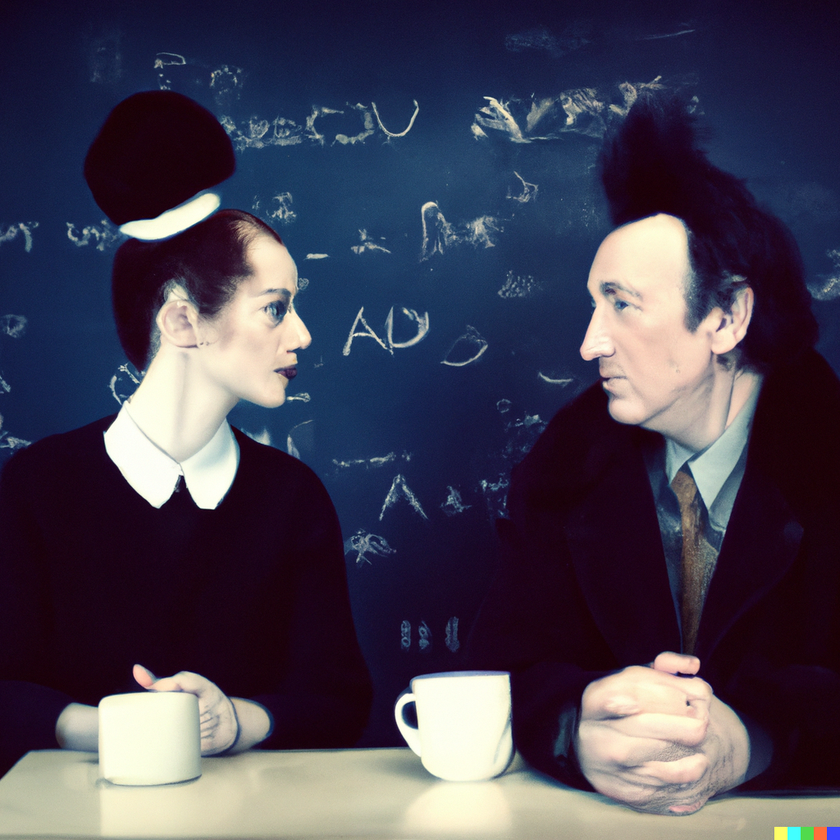
#> input picture Activity_week_6/Actividad-5_Repaso/img/DALL·E 2022-10-22 12.56.40.png, 840 x 840 px, shrunk from 1024 x 1024 before the run
$ jupyter execute --allow-errors Reduccion_dimensiones.ipynb
#> lines starting #> are read from the running program, lines starting #| are printed output that depends on the picture
# Actividad Semanal 5

## TC4029 Ciencia y analítica de datos (Gpo 10)
### Alumno: Armando Bringas Corpus (A01200230)
### Profesores: Dra. María de la Paz Rico Fernández, Mtra. Victoria Guerrero Orozco
### Fecha: 25 de octubre de 2022

# Bienvenido al notebook
# Repaso de Reducción de dimensiones
El objetivo es que entendamos de una manera visual, que es lo que pasa cuando nosotros seleccionamos cierto número de componentes principales o % de variabilidad  de una base de datos.

Primero entenderemos, que pasa adentro de PCA que se basa en lo siguiente a grandes razgos:

**Análisis de Componentes Principales**

El análisis de datos multivariados involucra determinar transformaciones lineales que ayuden
a entender las relaciones entre las características importantes de los datos. La idea central del Análisis de Componentes Principales (PCA) es reducir las dimensiones de un conjunto de datos que presenta variaciones correlacionadas, reteniendo una buena proporción de la variación presente en dicho conjunto. Esto se logra obteniendo la transformación a un nuevo conjunto de variables: los componentes principales (PC). Cada PC es una combinación lineal con máxima varianza en dirección ortogonal a los demás PC.

Para entender un poco más de PCA y SVD, visita el siguiente link:
*Truco: Prueba entrar con tu cuenta del tec :)*

https://towardsdatascience.com/pca-and-svd-explained-with-numpy-5d13b0d2a4d8

Basicamente, vamos a seguir los siguientes pasos:

1. Obtener la covarianza. OJO: X tiene sus datos centrados :)

2. Los componentes principales se van a obtener de la eigen descomposicion de la matriz de covarianza.

3. Para la reducción de dimensiones vamos a seleccionar k vectores de W y proyectaremos nuestros datos.

# Ejercicio 1, Descomposición y composición
***Descomposición***

Encuentra los eigenvalores y eigenvectores de las siguientes matrices

$A = \begin{pmatrix} 3,0,2 \\ 3,0,-2 \\ 0,1,1 \end{pmatrix}$
$A2 = \begin{pmatrix} 1,3,8 \\ 2,0,0 \\ 0,0,1 \end{pmatrix}$
$A3 = \begin{pmatrix} 5,4,0 \\ 1,0,1 \\ 10,7,1 \end{pmatrix}$

y reconstruye la matriz original a traves de las matrices
$WDW^{-1}$ (OJO. Esto es lo mismo de la ecuación del paso 2 solo le cambiamos la variable a la matriz diagonal)

# Eigenvalores y eigenvectores

[cell 1]
###-----------------EJEMPLO DE EIGENVALORES
import numpy as np
from numpy import array
from numpy.linalg import eig

# define la matriz
A = array([[1, 2, 3], [4, 5, 6], [7, 8, 9]])
print("-------Matriz original-------")
print(A)

# Cálculo de la eigendescomposición
print("-------Eigen valores y Eigen vectores-------")
values, vectors = eig(A)
print(values) #D
print(vectors) #W

#Ejemplo de reconstrucción
values, vectors = np.linalg.eig(A)
W = vectors
Winv = np.linalg.inv(W)
D = np.diag(values)

#la matriz B tiene que dar igual a A
#reconstruye la matriz
print("-------Matriz reconstruida-------")
# Realiza la reconstruccion de B=W*D*Winv, te da lo mismo de A?
#ojo, estas multiplicando matrices, no escalares ;)
#TU CODIGO AQUI-------------------------------------
B=W.dot(D).dot(Winv)
print(B)
print("-----------------------------")

Matriz 1
$$
A = \begin{pmatrix} 3,0,2 \\ 3,0,-2 \\ 0,1,1 \end{pmatrix}
$$

[cell 2]
#Matriz 1

# define la matriz
A = array([[3, 0, 2], [3, 0, -2], [0, 1, 1]])
print("-------Matriz original-------")
print(A)

# Cálculo de la eigendescomposición
print("-------Eigen valores y Eigen vectores-------")
values, vectors = eig(A)
print(values) #D
print(vectors) #W

# Reconstrucción de la matriz
values, vectors = np.linalg.eig(A)
W = vectors
Winv = np.linalg.inv(W)
D = np.diag(values)
print("-------Matriz reconstruida-------")
B=np.real(np.rint(W.dot(D).dot(Winv)))
print(B)
print("-----------------------------")

Matriz 2

$$
A2 = \begin{pmatrix} 1,3,8 \\ 2,0,0 \\ 0,0,1 \end{pmatrix}
$$

[cell 3]
#Matriz 2

# define la matriz
A2 = array([[1, 3, 8], [2, 0, 0], [0, 0, 1]])
print("-------Matriz original-------")
print(A2)
print("-----------------------------")

# Cálculo de la eigendescomposición
print("-------Eigen valores y Eigen vectores-------")
values, vectors = eig(A2)
print(values) #D
print(vectors) #W

# Reconstrucción de la matriz
values, vectors = np.linalg.eig(A2)
W = vectors
Winv = np.linalg.inv(W)
D = np.diag(values)
print("-------Matriz reconstruida-------")
B2=np.real(np.rint(W.dot(D).dot(Winv)))
print(B2)
print("-----------------------------")

Matriz 3

$$
A3 = \begin{pmatrix} 5,4,0 \\ 1,0,1 \\ 10,7,1 \end{pmatrix}
$$

[cell 4]
#Matriz 3

# define la matriz
A3 = array([[5, 4, 0], [1, 0, 1], [10, 7, 1]])
print("-------Matriz original-------")
print(A3)
print("-----------------------------")

# calcula la eigendescomposición
values, vectors = eig(A3)
print(values) #D
print(vectors) #W

# Reconstrucción de la matriz
values, vectors = np.linalg.eig(A3)
W = vectors
Winv = np.linalg.inv(W)
D = np.diag(values)
print("-------Matriz reconstruida-------")
B3=np.real(np.rint(W.dot(D).dot(Winv)))
print(B3)
print("-----------------------------")

**¿Qué significa  reducir dimensiones?**

Esto será cuando proyectemos a ese espacio de los componentes principales pero no los seleccionemos todos, solo los más importantes y viajemos de regreso a nuestras unidades a través de una proyección.

Es decir:
Unidades-PC
PC-Unidades

Veamoslo gráficamente, ¿qué pasa con esa selección de los PCs y su efecto?.

Para ello usaremos Singular Value Descomposition (SVD).

# Singular Value Descomposition(SVD)

Es otra descomposición que tambien nos ayudara a reducir dimensiones.

#Ejercicio 2
Juega con Lucy, una cisne, ayudala a encontrar cuantos valores singulares necesita para no perder calidad a través de SVD. Posteriormente usa 3 imágenes de tu preferencia y realiza la misma acción :D

A esto se le llama **compresión de imagenes** :o

[cell 5]
from six.moves import urllib
from PIL import Image
import matplotlib.pyplot as plt
import numpy as np

plt.style.use('classic')
#> (the rest of this cell did not finish here and is left out)

#> (a cell that did not finish here is left out)

#> (a cell that did not finish here is left out)

#> (a cell that did not finish here is left out)

[cell 9]
#Cuantos valores crees que son necesarios?
#A=U*D*V
#aqui los elegiremos---------------------------
# por las dimensiones de este caso en particular
#iremos de 0-660, siendo 660 como normalmente están los datos
#con 50 podemos observar que Lucy se ve casi igual, es decir conservamos aquello que en
# realidad estaba aportando a la imagen en este caso :D por medio de la variabilidad
#juega con el valor nvalue y ve que pasa con otros valores
nvalue = 50
#------------------------------
#> (the rest of this cell did not finish here and is left out)

¡Ahora es tu turno!, comprime 3 imagenes

**Imagen 1**

Generada a través de DALL·E con la descripción: "Albert Camus and Hannah Arendt in 2077 having coffee and a depth discussion about existentialism, absurdism and the human condition".

[Link a la imagen](https://labs.openai.com/s/VssPErI5m5XG2JODP24CVRBt)

[cell 10]
#imagen 1

# Procesamiento de la imagen, conversión a escala de grises y a una matriz de numpy
img = Image.open('img/DALL·E 2022-10-22 12.56.40.png')
#> img is the input picture: PIL image 840x840 RGB; mean R, G, B 71.4, 66.7, 83.4
imggray = img.convert('LA')
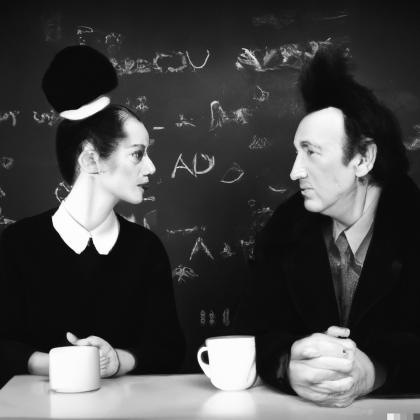
#> imggray: PIL image 840x840 LA (shown at 1/2 size); mean R, G, B, A 70, 70, 70, 255
imgmat = np.array(list(imggray.getdata(band=0)),float)

# Matriz de la imagen
print(imgmat)
#> (printed output is left out)

# Ploteo de la imagen
imgmat.shape = (imggray.size[1],imggray.size[0])
plt.style.use('classic')
plt.imshow(imgmat,cmap='gray')
plt.show()
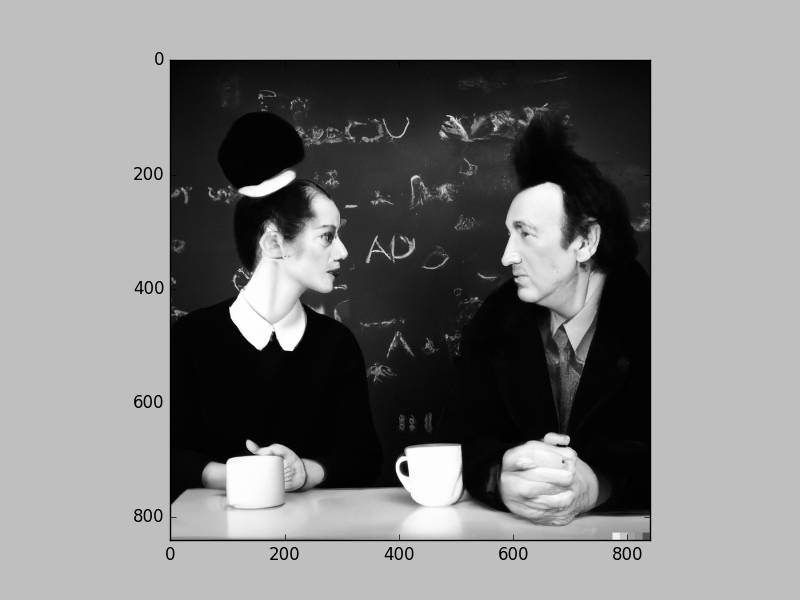
#> figure drawn by matplotlib, 1 panel
print(img)
#| <PIL.PngImagePlugin.PngImageFile image mode=RGB size=840x840 at 0x7F9233F5D7D0>

# Computación del SVD,
U,D,V = np.linalg.svd(imgmat)
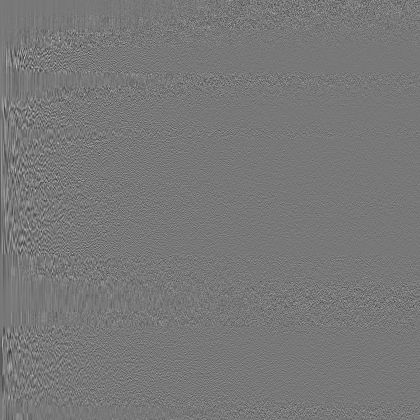
#> U: shape (840, 840) float64 (shown at 1/2 size); min -0.193, max 0.215, mean -1.26e-05; drawn with min black and max white
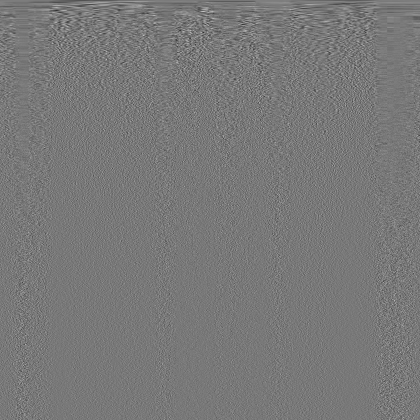
#> V: shape (840, 840) float64 (shown at 1/2 size); min -0.196, max 0.218, mean -2.61e-05; drawn with min black and max white
#> D = 840 values, max 76790 at index 0, min 0.0184 at index 839, mean 442.7

# Descripción de parámetros de la imagen
print(imgmat.shape)
#| (840, 840)
print(U.shape)
#| (840, 840)
print(V.shape)
#| (840, 840)

# Factor de aproximación de 'n' a 'U, V'
nvalue = 70

# Reconstrucción de la imagen y ploteo de la imagen reconstruida
reconstimg = np.matrix(U[:,:nvalue])*np.diag(D[:nvalue])*np.matrix(V[:nvalue,:])
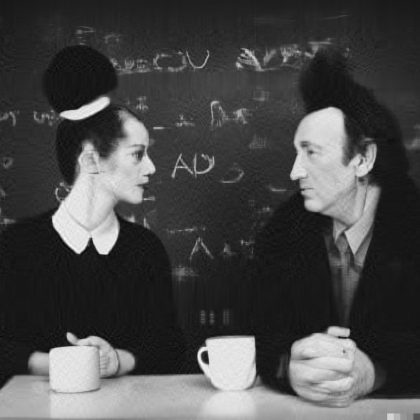
#> reconstimg: shape (840, 840) float64 (shown at 1/2 size); min -16.35, max 284.3, mean 70; drawn with min black and max white
plt.title(f'n = {nvalue}')
plt.imshow(reconstimg,cmap='gray')
plt.show()

Con n = 70 la imagen comprimida es se aproxima a la imagen original

**Imagen 2**

[La propaganda de Rodchenko](https://historia-arte.com/obras/la-propaganda-de-rodchenko)

#> (a cell that did not finish here is left out)

Con n = 100 la imagen comprimida es se aproxima a la imagen original

**Imagen 3**

[Beso V de Roy Lichenstein](https://historia-arte.com/obras/beso-v-de-roy-lichtenstein)

#> (a cell that did not finish here is left out)

Con n = 100 la imagen comprimida es se aproxima a la imagen original

# Ejercicio 3

**Feature importances**

Para este ejercicio, te pediremos que sigas el tutorial de la siguiente pagina:

https://towardsdatascience.com/pca-clearly-explained-how-when-why-to-use-it-and-feature-importance-a-guide-in-python-7c274582c37e

**Importación de Librerías**

[cell 13]
import numpy as np
import matplotlib.pyplot as plt
from sklearn import datasets
from sklearn.decomposition import PCA
import pandas as pd
from sklearn.preprocessing import StandardScaler
plt.style.use('ggplot')

**Modelo PCA con el dataset de Iris**

[cell 14]
# Cargado de los datos
iris = datasets.load_iris()
X = iris.data
y = iris.target

# Normalización de los datos por Z-score
scaler = StandardScaler()
scaler.fit(X)
X = scaler.transform(X)

# Modelo de PCA
pca = PCA(n_components=2) # Estimado considerando 2 PCs
X_new = pca.fit_transform(X) # Proyección de los datos originales en el espacio del PCA

**Plot de los datos antes y después de PCA**

[cell 15]
# Ploteo de los datos antes y después de transformarlos por el modelo de PCA
fig, axes = plt.subplots(1,2)
axes[0].scatter(X[:,0], X[:,1], c=y)
axes[0].set_xlabel('x1')
axes[0].set_ylabel('x2')
axes[0].set_title('Antes PCA')
axes[1].scatter(X_new[:,0], X_new[:,1], c=y)
axes[1].set_xlabel('PC1')
axes[1].set_ylabel('PC2')
axes[1].set_title('Después PCA')
plt.show()
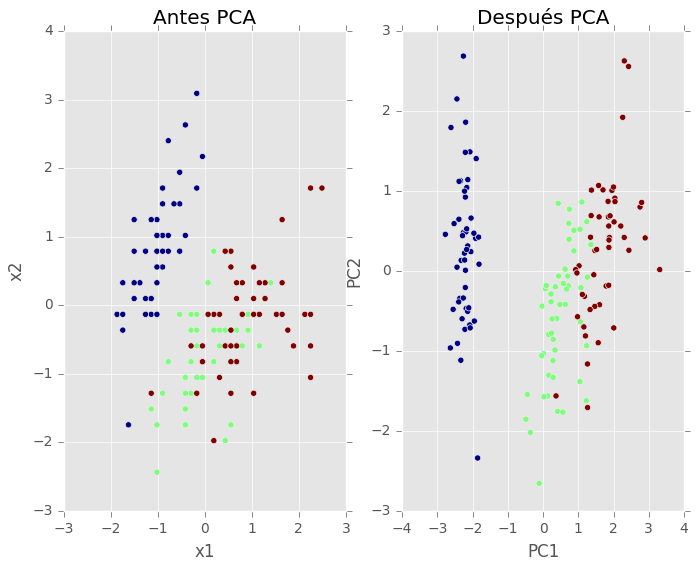
#> figure drawn by matplotlib, 2 panels

**Varianza de PC1 y PC2**

[cell 16]
print(pca.explained_variance_ratio_)

Podemos observar que el PC1 explica el 73% de la varianza y PC2 el 22%, juntos explican el 95% de la varianza total

**Prueba de máxima varianza**

Esta prueba demuestra que los eigenvalores de la matriz de covarianza original es igual que la varianza del espacio reducido

[cell 17]
np.cov(X_new.T)

[cell 18]
pca.explained_variance_

Por lo tanto podemos observar se los datos de la diagonal de la matriz de covarianza son los mismos que los eigenvalores del modelo de PCA

**Features Importance**

Ahora se procede a obtener los componentes más importantes

[cell 19]
print(abs( pca.components_ ))

Podemos observar que los componentes 1, 3 y 4 son los más importantes para el PC1. De igual manera los componentes 1 y 2 son los más importantes para el PC2.

**Bi-plot**

Nos ayuda a tener una mejor visualización del PCA

[cell 20]
def biplot(score, coeff , y):
    '''
    Author: Serafeim Loukas, serafeim.loukas@epfl.ch
    Inputs:
       score: the projected data
       coeff: the eigenvectors (PCs)
       y: the class labels
   '''
    xs = score[:,0] # projection on PC1
    ys = score[:,1] # projection on PC2
    n = coeff.shape[0] # number of variables
    plt.figure(figsize=(10,8), dpi=100)
    classes = np.unique(y)
    colors = ['g','r','y']
    markers=['o','^','x']
    for s,l in enumerate(classes):
        plt.scatter(xs[y==l],ys[y==l], c = colors[s], marker=markers[s]) # color based on group
    for i in range(n):
        #plot as arrows the variable scores (each variable has a score for PC1 and one for PC2)
        plt.arrow(0, 0, coeff[i,0], coeff[i,1], color = 'k', alpha = 0.9,linestyle = '-',linewidth = 1.5, overhang=0.2)
        plt.text(coeff[i,0]* 1.15, coeff[i,1] * 1.15, "Var"+str(i+1), color = 'k', ha = 'center', va = 'center',fontsize=10)

    plt.xlabel("PC{}".format(1), size=14)
    plt.ylabel("PC{}".format(2), size=14)
    limx= int(xs.max()) + 1
    limy= int(ys.max()) + 1
    plt.xlim([-limx,limx])
    plt.ylim([-limy,limy])
    plt.grid()
    plt.tick_params(axis='both', which='both', labelsize=14)

[cell 21]
import matplotlib as mpl
mpl.rcParams.update(mpl.rcParamsDefault) # reset ggplot style
# Call the biplot function for only the first 2 PCs
biplot(X_new[:,0:2], np.transpose(pca.components_[0:2, :]), y)
plt.show()
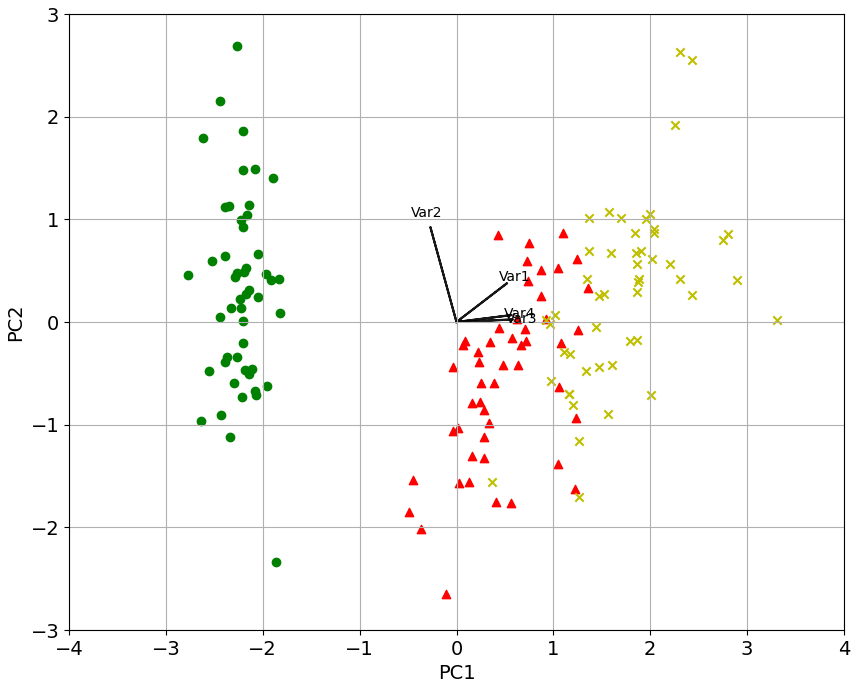
#> figure drawn by matplotlib, 1 panel

$ run again, with Activity_week_3/Week_3-Python_for_Data_Science-IBM-Module_5/3_Notebooks_Evidencias_y_Apuntes/cat.jpg saved as Activity_week_6/Actividad-5_Repaso/img/DALL·E 2022-10-22 12.56.40.png
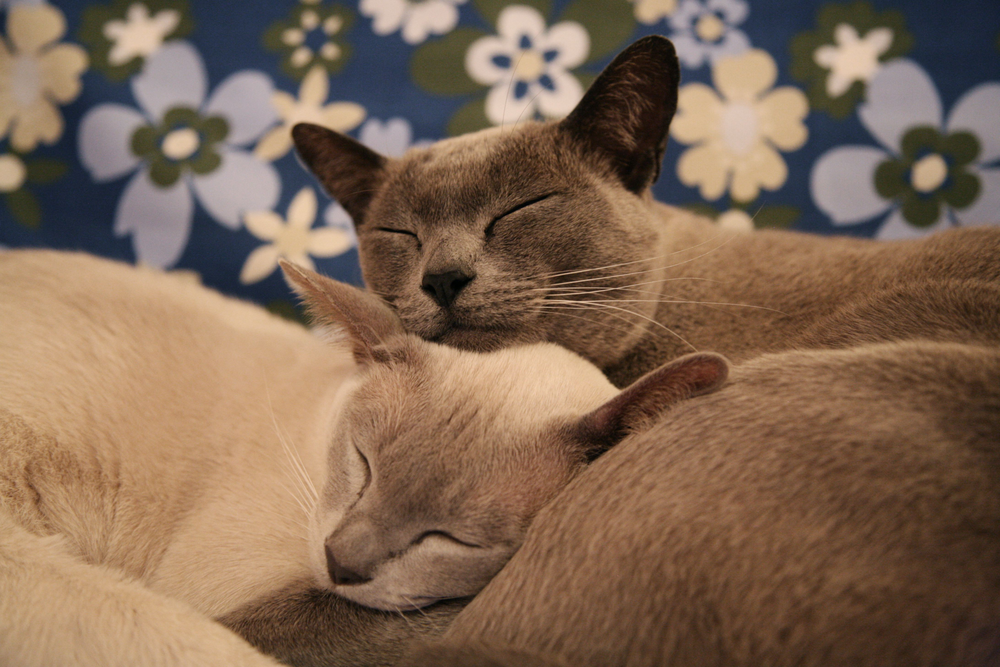
#> input picture Activity_week_3/Week_3-Python_for_Data_Science-IBM-Module_5/3_Notebooks_Evidencias_y_Apuntes/cat.jpg, 1000 x 667 px, shrunk from 4368 x 2912 before the run
#> img is the input picture: PIL image 1000x667 RGB; mean R, G, B 128, 102.7, 82.7
#> (printed output is left out)
#| <PIL.PngImagePlugin.PngImageFile image mode=RGB size=1000x667 at 0x7F9233FBF890>
#> `U,D,V = np.linalg.svd(imgmat)`:
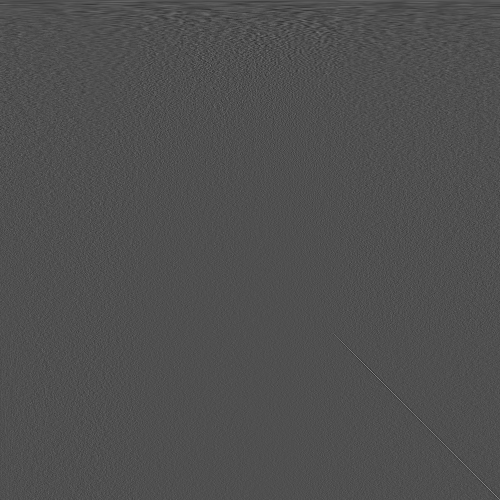
#> V: shape (1000, 1000) float64 (shown at 1/2 size); min -0.232, max 0.509, mean 2.77e-05; drawn with min black and max white
#> D = 667 values, max 91022.6 at index 0, min 9.44 at index 666, mean 491.4
#| (667, 1000)
#| (667, 667)
#| (1000, 1000)
#> `reconstimg = np.matrix(U[:,:nvalue])*np.diag(D[:nvalue])*np.matrix(V[:..`:
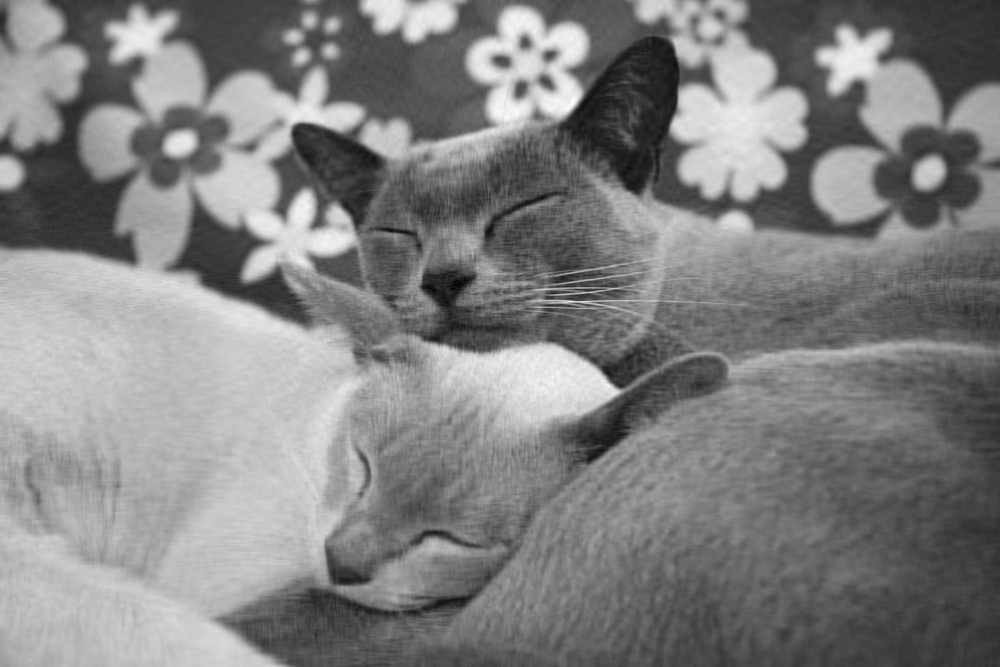
#> reconstimg: shape (667, 1000) float64; min -11.36, max 223.6, mean 108; drawn with min black and max white
